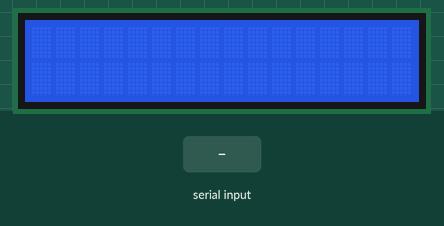
A sketch run on a simulated Arduino Uno, built with avr-gcc and run on an emulated ATmega328P. On the bench: 16×2 character LCD. The inputs (shaded band) are chosen by the test bench.

Above: at 1.2 s.
1.3 s: "#CLEAR\n" received over Serial
At 1.9 s:
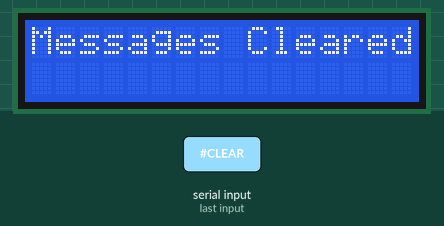
4.3 s: "90,45\n" received over Serial
At 5.0 s:
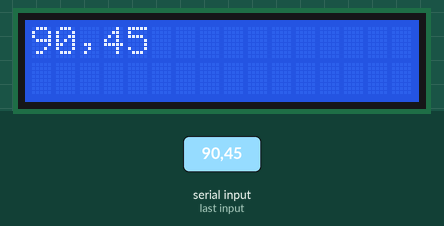
5.8 s: "#EDIT\n" received over Serial
At 7.2 s:
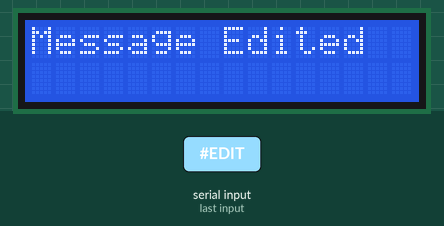
8.8 s: "#CLEAR90\n" received over Serial
At 11.2 s:
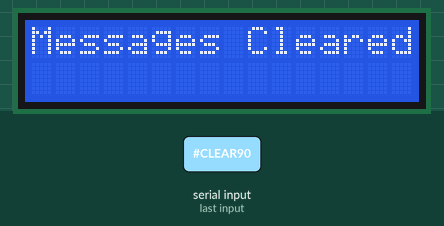
11.8 s: "#CLEAR,45\n" received over Serial
Timing chart, 0 to 14.8 s (numbered marks = the images above; inputs shaded):
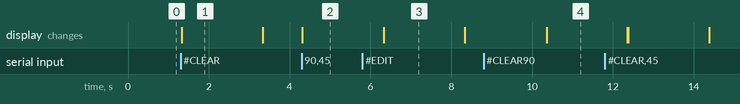

Measured:
- after the input at 1.3 s, the display: changes at once (image 1)
- after the input at 4.3 s, the display: changes at once (image 2)
- after the input at 5.8 s, the display: changes after 0.53 s (image 3)
- after the input at 8.8 s, the display: changes after 1.6 s (image 4)
- what the display in image 1 shows lasts 2.0 s, from 1.3 s to 3.3 s

The sketch:

seriallcd.ino
```cpp
#include <LiquidCrystal_I2C.h>

#define MAX_MESSAGES 10
#define MESSAGE_LENGTH 32 // maximum length of each message, assuming 16 chars per line

LiquidCrystal_I2C lcd(0x27, 16, 2); // I2C address 0x27, 16 columns and 2 rows

String messages[MAX_MESSAGES];
int messageCount = 0;
int currentMessageIndex = 0;

void setup() {
  lcd.begin(); // initialize the lcd
  lcd.backlight();
  Serial.begin(9600); // initialize serial communication at 9600 bps
}

void loop() {
  if (Serial.available() > 0) { // check if data is available to read
    String message = Serial.readStringUntil('\n'); // read the incoming message until a newline character

    if (message.startsWith("#CLEAR")) {
      clearMessages();
    } else if (message.endsWith("#DELETE")) {
      int index = message.substring(0, message.length() - 7).toInt();
      deleteMessage(index);
    } else if (message.endsWith("#EDIT")) {
      int index = message.substring(0, message.indexOf("#EDIT")).toInt();
      String newMessage = message.substring(message.indexOf("#EDIT") + 5);
      editMessage(index, newMessage);
    } else if (messageCount < MAX_MESSAGES) {
      messages[messageCount] = message;
      messageCount++;
    }
  }

  if (messageCount > 0) {
    displayMessage(messages[currentMessageIndex]);
    delay(2000); // wait for 2 seconds before showing the next message
    currentMessageIndex = (currentMessageIndex + 1) % messageCount; // move to the next message
  }
}

void displayMessage(String message) {
  lcd.clear(); // clear display
  lcd.setCursor(0, 0); // move cursor to (0, 0)

  if (message.length() <= 16) {
    lcd.print(message); // print the message on the first line if it's short enough
  } else {
    lcd.print(message.substring(0, 16)); // print the first 16 characters on the first line
    lcd.setCursor(0, 1); // move cursor to (0, 1)
    lcd.print(message.substring(16, 32)); // print the next 16 characters on the second line
  }
}

void clearMessages() {
  for (int i = 0; i < MAX_MESSAGES; i++) {
    messages[i] = "";
  }
  messageCount = 0;
  currentMessageIndex = 0;
  lcd.clear();
  lcd.setCursor(0, 0);
  lcd.print("Messages Cleared");
  delay(2000);
  lcd.clear();
}

void deleteMessage(int index) {
  if (index >= 0 && index < messageCount) {
    for (int i = index; i < messageCount - 1; i++) {
      messages[i] = messages[i + 1];
    }
    messages[messageCount - 1] = "";
    messageCount--;
    if (currentMessageIndex >= messageCount) {
      currentMessageIndex = 0;
    }
    lcd.clear();
    lcd.setCursor(0, 0);
    lcd.print("Message Deleted");
    delay(2000);
    lcd.clear();
  }
}

void editMessage(int index, String newMessage) {
  if (index >= 0 && index < messageCount) {
    messages[index] = newMessage;
    lcd.clear();
    lcd.setCursor(0, 0);
    lcd.print("Message Edited");
    delay(2000);
    lcd.clear();
  }
}
```
